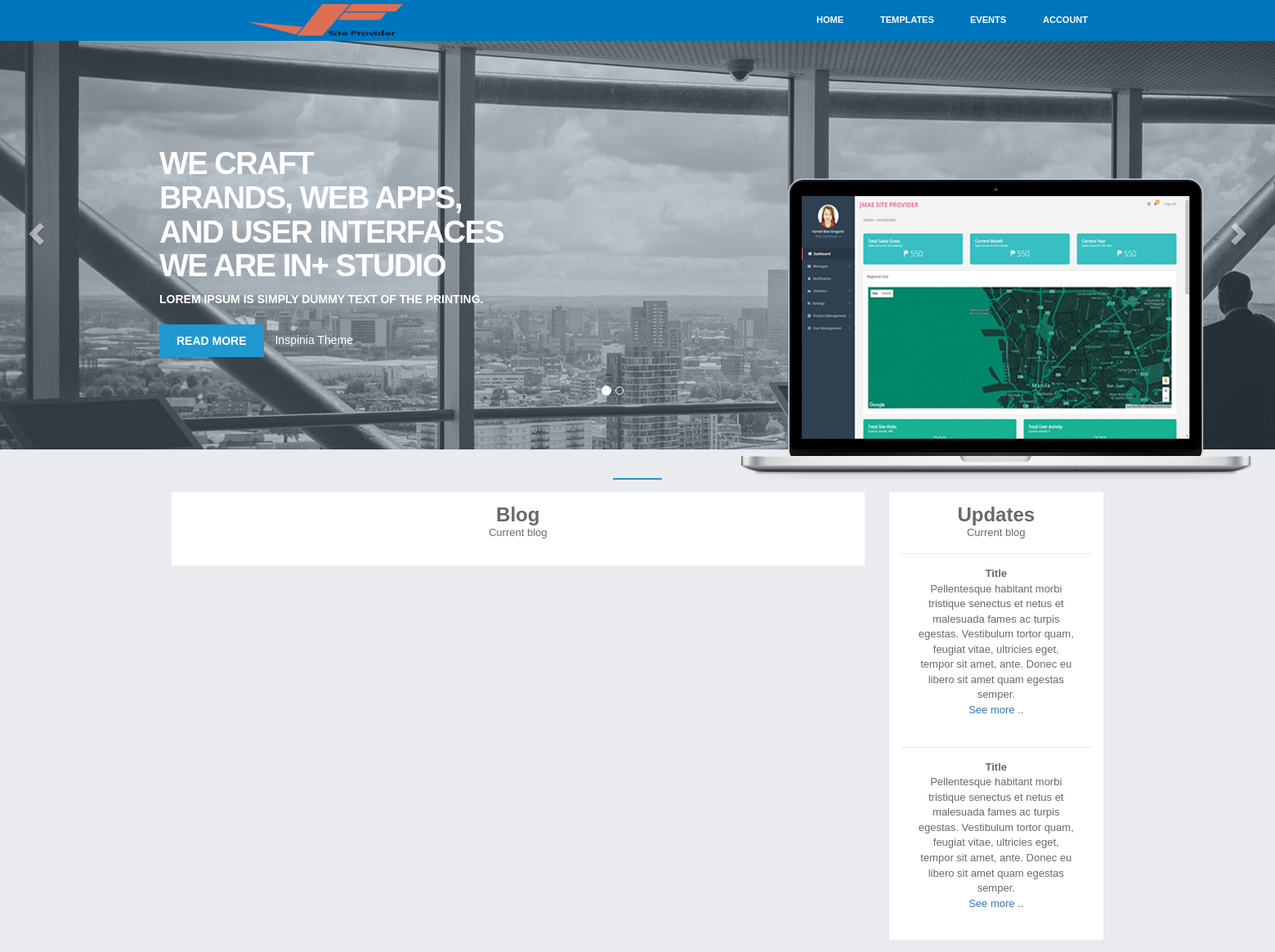
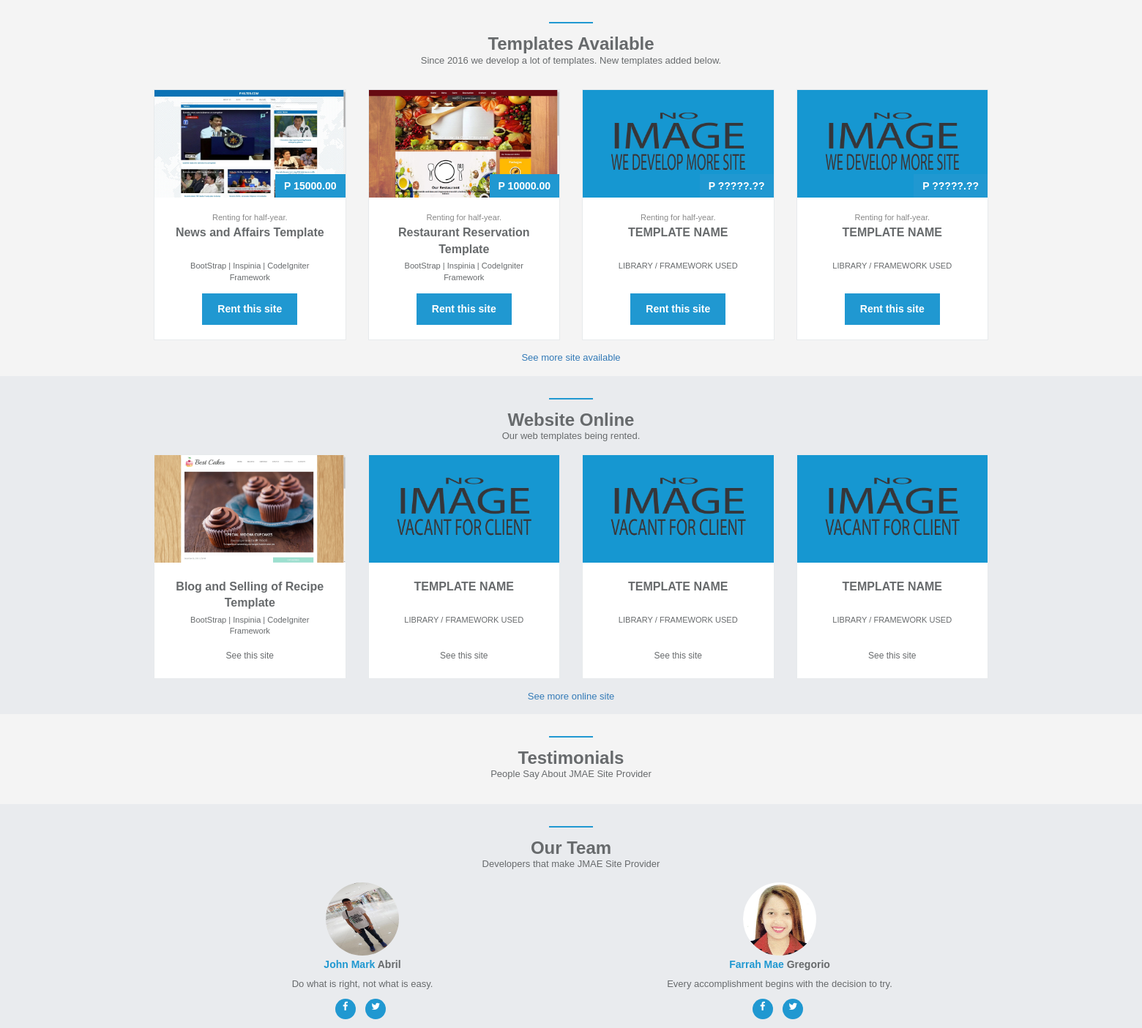
Before: / (upper part) with the older database file (2 pictures, top to bottom).
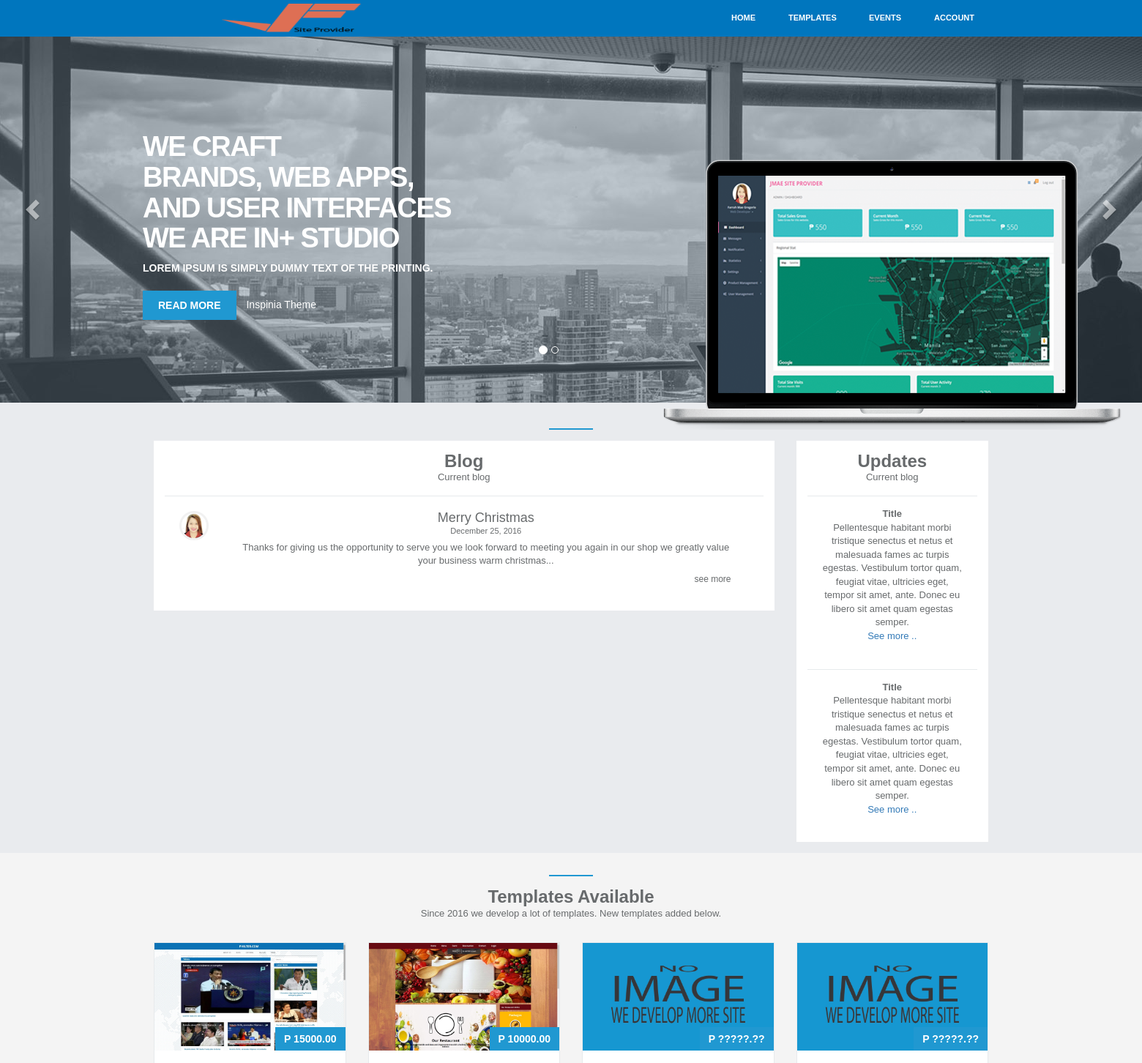
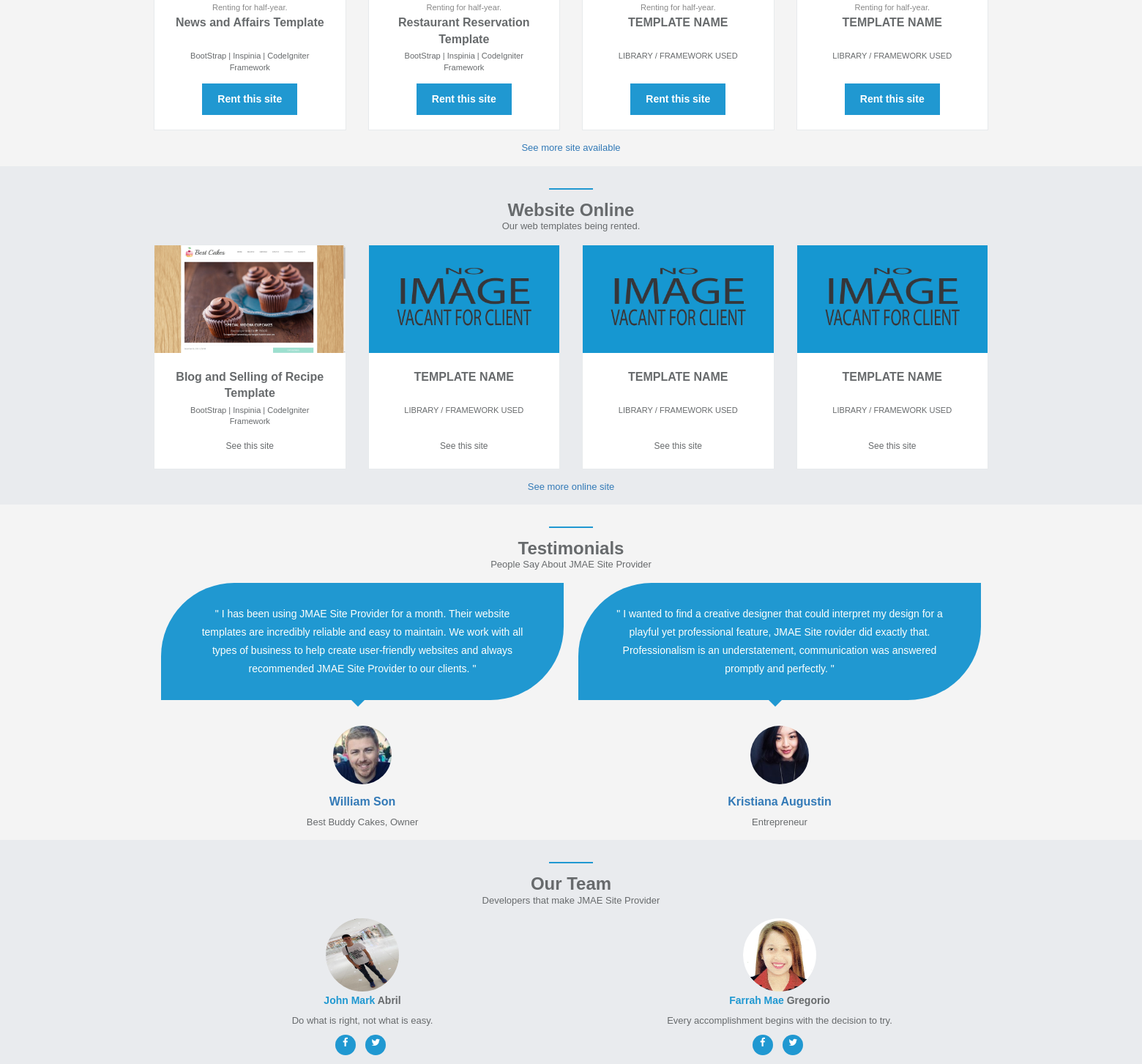
After: the same page with the newer database file (2 pictures, top to bottom).
### tables this page shows
CREATE TABLE `templates` (
  `NO` int(11) NOT NULL,
  `TEMPLATENAME` varchar(500) NOT NULL,
  `TEMPLATECATEGORY` varchar(500) NOT NULL,
  `DESCRIPTION` varchar(5000) NOT NULL,
  `LIBRARYUSE` varchar(500) NOT NULL,
  `PRICE` double(8,2) NOT NULL,
  `CURRENTOWNER` varchar(1000) NOT NULL,
  `DATEUPLOADED` varchar(100) NOT NULL,
  `IMAGEURL` varchar(500) NOT NULL,
  `DELETION` int(11) NOT NULL,
  `AVAILABILITY` int(11) NOT NULL
);

CREATE TABLE `team` (
  `NO` int(11) NOT NULL,
  `FIRSTNAME` varchar(150) NOT NULL,
  `LASTNAME` varchar(150) NOT NULL,
  `DESCRIPTION` varchar(500) NOT NULL,
  `FACEBOOK` varchar(150) NOT NULL,
  `TWITTER` varchar(150) NOT NULL,
  `IMAGEURL` varchar(150) NOT NULL,
  `DELETION` int(11) NOT NULL
);

CREATE TABLE `blog` (
  `NO` int(11) NOT NULL,
  `NAME` varchar(500) NOT NULL,
  `TITLE` varchar(100) NOT NULL,
  `DATE` varchar(100) NOT NULL,
  `HOUR` varchar(100) NOT NULL,
  `DESCRIPTION` varchar(5000) NOT NULL,
  `IMAGEURL` varchar(500) NOT NULL,
  `DELETION` int(11) NOT NULL,
  `RANDOMCODE` varchar(20) NOT NULL
);

CREATE TABLE `testimonial` (
  `NO` int(11) NOT NULL,
  `NAME` varchar(500) NOT NULL,
  `DESCRIPTION` varchar(260) NOT NULL,
  `DATE` varchar(100) NOT NULL,
  `HOUR` varchar(100) NOT NULL,
  `JOB` varchar(100) NOT NULL,
  `DELETION` int(11) NOT NULL,
  `IMAGEURL` varchar(500) NOT NULL
);

### application/controllers/Template.php (called while the page is built, shortened)
<?php
class Template extends CI_Controller {
	public function __construct()
    {
        $this->curpage = "Home";
        $this->load->model('Blog_model');
        $this->load->model('Team_model');
        $this->load->model('Templates_model');
        $this->load->model('Testimonial_model');
    }
	public function index()
	{
		$details = array (
			"get_all_team"						=>	$this->Team_model->get_all_team(),
			'get_all_available_templates_limit'	=>	$this->Templates_model->get_all_available_templates_limit(),
			'available_limit_ctr'				=>	"4",
			'numrows_available_limit'			=>	$this->Templates_model->get_all_available_templates_limit_numrow(),
			'get_all_rented_templates_limit'	=>	$this->Templates_model->get_all_rented_templates_limit(),
			'rented_limit_ctr'					=>	"4",
			'numrows_rented_limit'				=>	$this->Templates_model->get_all_rented_templates_limit_numrow(),
			'get_all_testimonial'				=>	$this->Testimonial_model->get_all_testimonial(),
			'get_all_blog_limit'				=>	$this->Blog_model->get_all_blog_limit()
		);
		$data['content']	=	$this->load->view('user/homecontent', $details, TRUE);
		$data['curpage']	= 	$this->curpage;
		$this->load->view('template', $data);
	}
}

### index.php (called while the page is built, shortened)
<?php
require_once BASEPATH.'core/CodeIgniter.php';

### application/models/Templates_model.php (called while the page is built, shortened)
<?php
class Templates_model extends CI_Model
{
	public $table			=	"templates";
	public $dbno			=	"NO";
	public $deletion		= 	"DELETION";
	public $availability	=	"AVAILABILITY";
	public function get_all_available_templates_limit()
	{
		$row = $this->db->where($this->deletion, "0")
						->where($this->availability, "1")
						->order_by($this->dbno, "ASC")
						->limit(4)
						->get($this->table);
		return $row->result();
	}
	public function get_all_rented_templates_limit()
	{
		$row = $this->db->where($this->deletion, "0")
						->where($this->availability, "0")
						->order_by($this->dbno, "ASC")
						->limit(4)
						->get($this->table);
		return $row->result();
	}
}

### application/models/Team_model.php (called while the page is built, shortened)
<?php
class Team_model extends CI_Model
{
	public $table			=	"team";
	public $lastname		=	"LASTNAME";
	public $deletion		= 	"DELETION";
	public function get_all_team()
	{
		$row = $this->db->where($this->deletion, "0")
						->order_by($this->lastname, "ASC")
						->get($this->table);
		return $row->result();
	}
}

### application/models/Blog_model.php (called while the page is built, shortened)
<?php
class Blog_model extends CI_Model
{
	public $table			=	"blog";
	public $dbno			=	"NO";
	public $deletion		= 	"DELETION";
	public function get_all_blog_limit()
	{
		$row = $this->db->where($this->deletion, "0")
						->order_by($this->dbno, "ASC")
						->limit(3)
						->get($this->table);
		return $row->result();
	}
}

### application/models/Testimonial_model.php (called while the page is built, shortened)
<?php
class Testimonial_model extends CI_Model
{
	public $table			=	"testimonial";
	public $dbno			=	"NO";
	public $deletion		= 	"DELETION";
	public function get_all_testimonial()
	{
		$row = $this->db->where($this->deletion, "0")
						->order_by($this->dbno, "ASC")
						->get($this->table);
		return $row->result();
	}
}

### application/views/user/hometeam.php (the view, shortened to what the rows shown need)
<div class="container">
    <h2 class="no-margin padding-top text-bold">
        Our Team
    </h2>
    <div class="padding-top-bottom">
        <?php
            if ( !empty($get_all_team) ) {
                foreach ( $get_all_team as $gat ) :
        ?>
                	<div class="col-md-6">
                        <div class="team-member wow zoomIn">
                            <img src="<?php echo base_url();?>public/img/<?php echo $gat->IMAGEURL; ?>" class="img-responsive img-circle" alt="" style="width: 100px;height: 100px;">
                            <h4><span class="navy"><?php echo $gat->FIRSTNAME; ?></span> <?php echo $gat->LASTNAME; ?></h4>
                            <p><?php echo $gat->DESCRIPTION; ?></p>
                            <ul class="list-inline social-icon">
                                <li><a href="<?php echo $gat->FACEBOOK; ?>"><i class="fa fa-facebook"></i></a>
                                </li>
                                <li><a href="<?php echo $gat->TWITTER; ?>"><i class="fa fa-twitter"></i></a>
                                </li>
                            </ul>
                        </div>
                    </div>
        <?php
                endforeach;
            }
        ?>
    </div>
</div>

### application/views/user/homeblog.php (shortened to what the rows shown need)
<div class="">
    <div style="background-color:white;">
        <h2 class="no-margin padding-top text-bold">
            Blog
        </h2>
        <div class="padding-all">
        	<?php
                if ( !empty($get_all_blog_limit) ) {
                    foreach ( $get_all_blog_limit as $gabl ) :
            ?>
                   		<div class="ibox-content full-width no-padding-bottom">
                            <div class="vertical-timeline-block">
                                <div class="vertical-timeline-icon">
                                    <img class="img-responsive img-circle" src="<?php echo base_url();?>public/img/<?php echo $gabl->IMAGEURL; ?>"/>
                                </div>
                                <div class="vertical-timeline-content no-padding-top">
                                    <h2 class="no-margin-bottom"><?php echo $gabl->TITLE; ?></h2>
                                    <small ><?php echo $gabl->DATE; ?></small>
                                    <div class="pull-left" style="padding-top: 5px;">
                                        <?php echo substr($gabl->DESCRIPTION, 0,150)."..."; ?>
                                    </div>
                                    <div class="pull-right"><a href="<?php echo base_url(); ?>blog/post/<?php echo $gabl->RANDOMCODE; ?>" class="btn btn-sm btn-link"> see more</a></div>
                                </div>
                            </div>
                        </div>
            <?php
                    endforeach;
                }
            ?>
        </div>
    </div>
</div>

### application/views/user/homewebsiteavailable.php (shortened to what the rows shown need)
<div class="gray-section">
    <div class="container padding-bottom">
        <h2 class="no-margin padding-top text-bold">
            Templates Available
        </h2>
        <div class="row padding-top-bottom">
            <?php
                if ( !empty($get_all_available_templates_limit) ) {
                    foreach ( $get_all_available_templates_limit as $gaatl ) :
            ?>
                        <div class="col-md-3 padding-top">
                            <div class="ibox-content product-box">
                                <div>
                                    <img src="<?php echo base_url(); ?>public/img/template/<?php echo $gaatl->IMAGEURL; ?>" class="img-responsive" />
                                </div>
                                <div class="product-desc">
                                    <span class="product-price">
                                        P <?php echo $gaatl->PRICE; ?>
                                    </span>
                                    <small class="text-muted">Renting for half-year.</small>
                                    <a href="#" class="product-name" style="height:44px"> <?php echo $gaatl->TEMPLATENAME; ?></a>
                                    <div class="small m-t-xs" style="height: 30px">
                                        <?php echo $gaatl->LIBRARYUSE; ?>
                                    </div>
                                    <div class="m-t text-righ">
                                        <a href="#" class="btn btn-xs btn-outline btn-primary">Rent this site</i> </a>
                                    </div>
                                </div>
                            </div>
                        </div>
            <?php
                    endforeach;
            ?>
            <?php
                }
            ?>
        </div>
    </div>
</div>

### application/views/user/homewebsiteonline.php (shortened to what the rows shown need)
<div class="">
    <div class="container">
    	<h2 class="no-margin padding-top text-bold">
    		Website Online
    	</h2>
    	<div class="row padding-top-bottom">
            <?php
                if ( !empty($get_all_rented_templates_limit) ) {
                    foreach ( $get_all_rented_templates_limit as $gartl ) :
            ?>
                		<div class="col-md-3">
                			<div class="ibox-content product-box">
                                <div>
                					<img src="<?php echo base_url(); ?>public/img/template/<?php echo $gartl->IMAGEURL; ?>" class="img-responsive" />
                                </div>
                                <div class="product-desc">
                                    <a href="#" class="product-name" style="height: 44px;"> <?php echo $gartl->TEMPLATENAME; ?></a>
                                    <div class="small m-t-xs" style="height: 30px">
                                        <?php echo $gartl->LIBRARYUSE; ?>
                                    </div>
                                    <div class="m-t text-righ">
                                        <a href="#" class="btn btn-xs btn-outline btn-link">See this site</i> </a>
                                    </div>
                                </div>
                            </div>
                        </div>
            <?php
                    endforeach;
            ?>
            <?php
                }
            ?>
        </div>
    </div>
</div>

### application/views/user/hometestimonial.php (shortened to what the rows shown need)
<div class="gray-section padding-bottom-sixty">
    <div class="container">
        <h2 class="no-margin padding-top text-bold">
            Testimonials
        </h2>
        <div class="padding-top-bottom">
            <div class="row">
                <div class="col-md-12">
                    <div id="testimonial-slider" class="owl-carousel">
                        <?php
                            if ( !empty($get_all_testimonial) ) {
                                foreach ( $get_all_testimonial as $gat ) :
                        ?>
                                    <div class="testimonial">
                                        <div class="testimonial-content">
                                            <p class="description">
                                                " <?php echo $gat->DESCRIPTION; ?> "
                                            </p>
                                        </div>
                                        <div class="pic">
                                            <img src="<?php echo base_url();?>public/img/<?php echo $gat->IMAGEURL; ?>" alt="" >
                                        </div>
                                        <h3><a href="#"><?php echo $gat->NAME; ?></a></h3>
                                        <span ><?php echo $gat->JOB; ?></span>
                                    </div>
                        <?php
                                endforeach;
                            }
                        ?>
                    </div>
                </div>
            </div>
        </div>
    </div>
</div>

Changed rows visible on the page:
added blog: IMAGEURL (picture), TITLE "Merry Christmas", DATE "December 25, 2016", DESCRIPTION "Thanks for giving us the opportunity to serve you we look forward to meeting you again in our shop we greatly value your business warm christmas"
added testimonial: DESCRIPTION "I has been using JMAE Site Provider for a month. Their website templates are incredibly reliable and easy to maintain. We work with all types of business to help create user-friendly websites and always recommended JMAE Site Provider to our clients.", IMAGEURL (picture), NAME "William Son", JOB "Best Buddy Cakes, Owner"
added testimonial: DESCRIPTION "I wanted to find a creative designer that could interpret my design for a playful yet professional feature, JMAE Site rovider did exactly that. Professionalism is an understatement, communication was answered promptly and perfectly.", IMAGEURL (picture), NAME "Kristiana Augustin", JOB "Entrepreneur"
